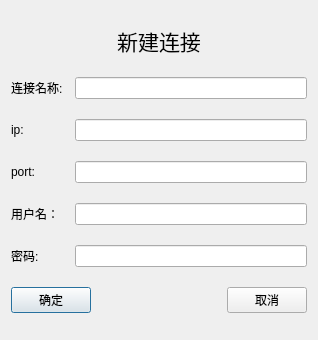
<?xml version="1.0" encoding="UTF-8"?>
<ui version="4.0">
 <class>CreateConnDialog</class>
 <widget class="QDialog" name="CreateConnDialog">
  <property name="geometry">
   <rect>
    <x>0</x>
    <y>0</y>
    <width>318</width>
    <height>340</height>
   </rect>
  </property>
  <property name="windowTitle">
   <string>新建连接</string>
  </property>
  <layout class="QVBoxLayout" name="verticalLayout">
   <item>
    <widget class="QLabel" name="label">
     <property name="sizePolicy">
      <sizepolicy hsizetype="Preferred" vsizetype="Fixed">
       <horstretch>0</horstretch>
       <verstretch>0</verstretch>
      </sizepolicy>
     </property>
     <property name="font">
      <font>
       <pointsize>16</pointsize>
      </font>
     </property>
     <property name="text">
      <string>新建连接</string>
     </property>
     <property name="alignment">
      <set>Qt::AlignCenter</set>
     </property>
    </widget>
   </item>
   <item>
    <layout class="QHBoxLayout" name="horizontalLayout_6" stretch="2,8">
     <item>
      <widget class="QLabel" name="label_6">
       <property name="text">
        <string>连接名称:</string>
       </property>
      </widget>
     </item>
     <item>
      <widget class="QLineEdit" name="connName"/>
     </item>
    </layout>
   </item>
   <item>
    <layout class="QHBoxLayout" name="horizontalLayout" stretch="2,8">
     <item>
      <widget class="QLabel" name="label_2">
       <property name="text">
        <string>ip:</string>
       </property>
      </widget>
     </item>
     <item>
      <widget class="QLineEdit" name="ip"/>
     </item>
    </layout>
   </item>
   <item>
    <layout class="QHBoxLayout" name="horizontalLayout_2" stretch="2,8">
     <item>
      <widget class="QLabel" name="label_3">
       <property name="text">
        <string>port:</string>
       </property>
      </widget>
     </item>
     <item>
      <widget class="QLineEdit" name="port"/>
     </item>
    </layout>
   </item>
   <item>
    <layout class="QHBoxLayout" name="horizontalLayout_3" stretch="2,8">
     <item>
      <widget class="QLabel" name="label_4">
       <property name="text">
        <string>用户名：</string>
       </property>
      </widget>
     </item>
     <item>
      <widget class="QLineEdit" name="userName"/>
     </item>
    </layout>
   </item>
   <item>
    <layout class="QHBoxLayout" name="horizontalLayout_4" stretch="2,8">
     <item>
      <widget class="QLabel" name="label_5">
       <property name="text">
        <string>密码:</string>
       </property>
      </widget>
     </item>
     <item>
      <widget class="QLineEdit" name="password"/>
     </item>
    </layout>
   </item>
   <item>
    <layout class="QHBoxLayout" name="horizontalLayout_5" stretch="2,4,2">
     <item>
      <widget class="QPushButton" name="btn_submit">
       <property name="text">
        <string>确定</string>
       </property>
      </widget>
     </item>
     <item>
      <spacer name="horizontalSpacer">
       <property name="orientation">
        <enum>Qt::Horizontal</enum>
       </property>
       <property name="sizeHint" stdset="0">
        <size>
         <width>40</width>
         <height>20</height>
        </size>
       </property>
      </spacer>
     </item>
     <item>
      <widget class="QPushButton" name="btn_cancel">
       <property name="text">
        <string>取消</string>
       </property>
      </widget>
     </item>
    </layout>
   </item>
  </layout>
 </widget>
 <resources/>
 <connections/>
</ui>
